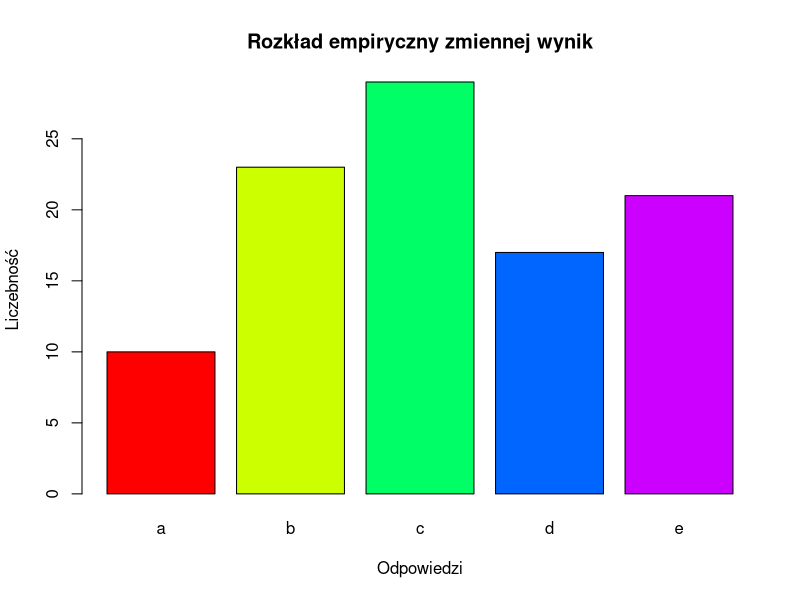
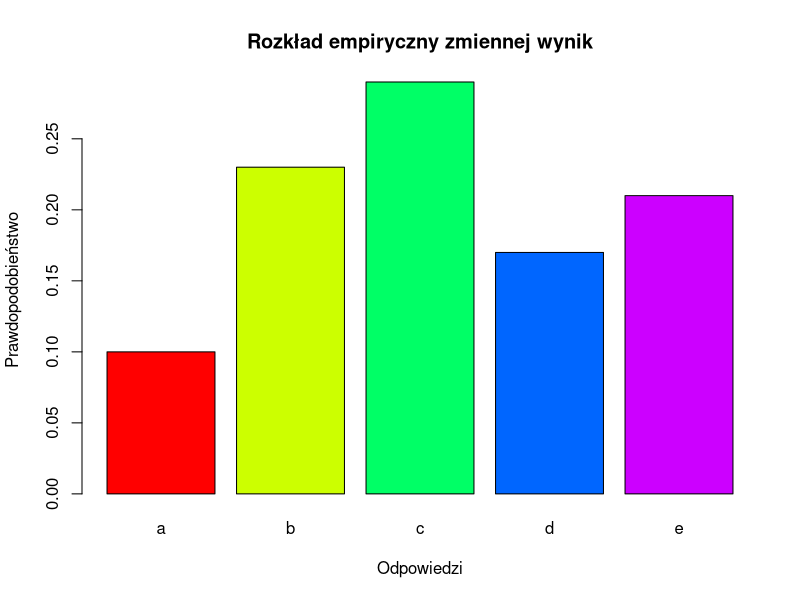
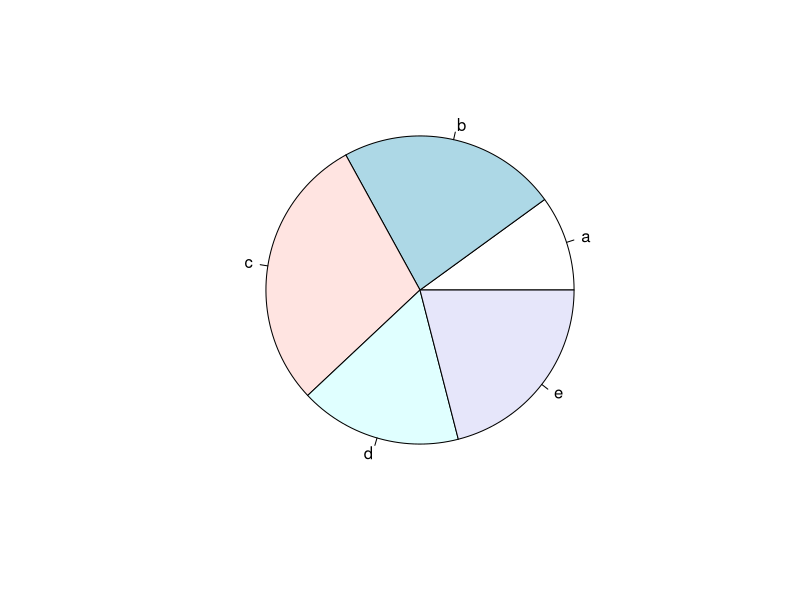
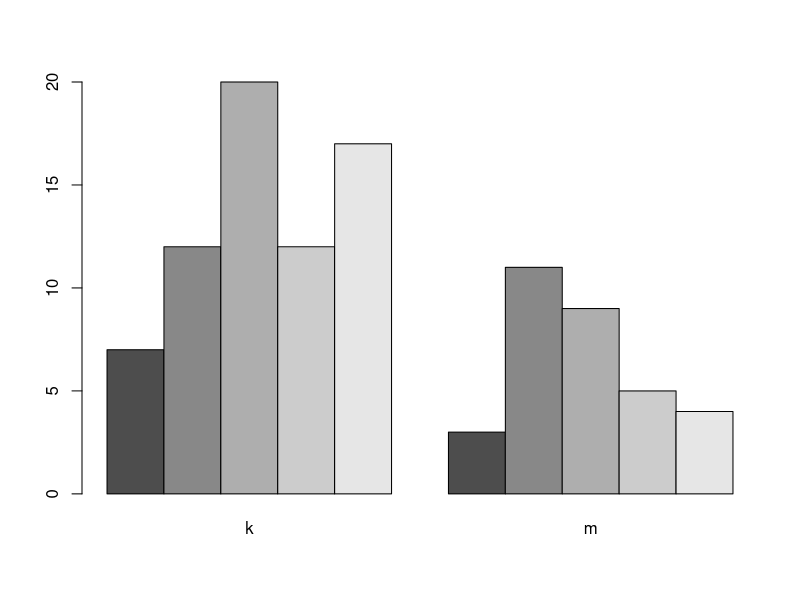

Recreate these plots in R, in order.
# ----- ===== ZADANIE 1 ===== -----
# Jest to zmienna jakościowa porządkowa
# Możliwe wartośći to {a, b, c, d, e}

ankieta <- read.table("../data/ankieta.txt", header = TRUE)

# Szereg rozdzielczy
# Przedstaw rozkład empiryczny zmiennej wynik za pomocą szeregu rozdzielczego.
data.frame(
    cbind(liczebnosc = table(ankieta$wynik),
    procent = prop.table(table(ankieta$wynik)))
)

# Przedstaw rozkład empiryczny zmiennej wynik tylko dla osób z wykształceniem podstawowym 
# za pomocą szeregu rozdzielczego.
data.frame(cbind(
  liczebnosc = table(subset(ankieta, szkola=='p')['wynik']),
  procnet = prop.table(table(subset(ankieta, szkola=='p')['wynik']))
))

# Wykresy
barplot(
  table(ankieta['wynik']),
  xlab = 'Odpowiedzi',
  ylab = 'Liczebność',
  main = 'Rozkład empiryczny zmiennej wynik',
  col = rainbow(5)
)

barplot(
  prop.table(table(ankieta['wynik'])),
  xlab = 'Odpowiedzi',
  ylab = 'Prawdopodobieństwo',
  main = 'Rozkład empiryczny zmiennej wynik',
  col = rainbow(5)
)

pie(table(ankieta['wynik']))

# Oba obok siebie
barplot(
  table(ankieta$wynik, ankieta$plec),
  beside = TRUE
)